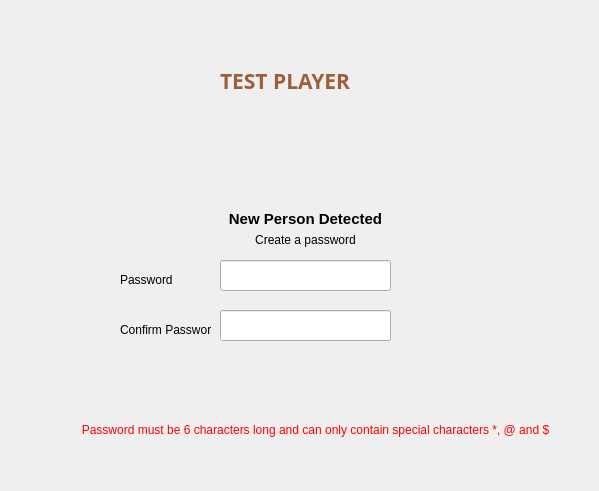
<?xml version="1.0" encoding="UTF-8"?>
<ui version="4.0">
 <class>Form</class>
 <widget class="QWidget" name="Form">
  <property name="geometry">
   <rect>
    <x>0</x>
    <y>0</y>
    <width>599</width>
    <height>491</height>
   </rect>
  </property>
  <property name="windowTitle">
   <string>Form</string>
  </property>
  <widget class="QLineEdit" name="pass_ent">
   <property name="geometry">
    <rect>
     <x>220</x>
     <y>260</y>
     <width>171</width>
     <height>31</height>
    </rect>
   </property>
   <property name="echoMode">
    <enum>QLineEdit::Password</enum>
   </property>
  </widget>
  <widget class="QLabel" name="label_4">
   <property name="geometry">
    <rect>
     <x>120</x>
     <y>270</y>
     <width>71</width>
     <height>20</height>
    </rect>
   </property>
   <property name="text">
    <string>Password</string>
   </property>
   <property name="alignment">
    <set>Qt::AlignLeading|Qt::AlignLeft|Qt::AlignVCenter</set>
   </property>
  </widget>
  <widget class="QLabel" name="label">
   <property name="geometry">
    <rect>
     <x>220</x>
     <y>66</y>
     <width>171</width>
     <height>30</height>
    </rect>
   </property>
   <property name="font">
    <font>
     <family>Imprint MT Shadow</family>
     <pointsize>16</pointsize>
     <weight>75</weight>
     <italic>false</italic>
     <bold>true</bold>
     <underline>false</underline>
    </font>
   </property>
   <property name="styleSheet">
    <string notr="true">color: rgb(156, 95, 60);


</string>
   </property>
   <property name="text">
    <string>TEST PLAYER</string>
   </property>
  </widget>
  <widget class="QLabel" name="label_6">
   <property name="geometry">
    <rect>
     <x>0</x>
     <y>0</y>
     <width>71</width>
     <height>71</height>
    </rect>
   </property>
   <property name="maximumSize">
    <size>
     <width>71</width>
     <height>71</height>
    </size>
   </property>
   <property name="styleSheet">
    <string notr="true"/>
   </property>
   <property name="text">
    <string/>
   </property>
   <property name="pixmap">
    <pixmap>../bin/images/logo.jpg</pixmap>
   </property>
   <property name="scaledContents">
    <bool>true</bool>
   </property>
  </widget>
  <widget class="QLabel" name="label_7">
   <property name="geometry">
    <rect>
     <x>220</x>
     <y>230</y>
     <width>171</width>
     <height>20</height>
    </rect>
   </property>
   <property name="font">
    <font>
     <pointsize>9</pointsize>
    </font>
   </property>
   <property name="text">
    <string>Create a password</string>
   </property>
   <property name="alignment">
    <set>Qt::AlignCenter</set>
   </property>
  </widget>
  <widget class="QLabel" name="label_5">
   <property name="geometry">
    <rect>
     <x>220</x>
     <y>209</y>
     <width>171</width>
     <height>20</height>
    </rect>
   </property>
   <property name="font">
    <font>
     <pointsize>11</pointsize>
     <weight>75</weight>
     <bold>true</bold>
    </font>
   </property>
   <property name="text">
    <string>New Person Detected</string>
   </property>
   <property name="alignment">
    <set>Qt::AlignCenter</set>
   </property>
  </widget>
  <widget class="QLabel" name="label_8">
   <property name="geometry">
    <rect>
     <x>50</x>
     <y>420</y>
     <width>531</width>
     <height>20</height>
    </rect>
   </property>
   <property name="font">
    <font>
     <pointsize>9</pointsize>
    </font>
   </property>
   <property name="styleSheet">
    <string notr="true">color: rgb(255, 0, 0);</string>
   </property>
   <property name="text">
    <string>Password must be 6 characters long and can only contain special characters *, @ and $</string>
   </property>
   <property name="alignment">
    <set>Qt::AlignCenter</set>
   </property>
  </widget>
  <widget class="QPushButton" name="login_btn">
   <property name="geometry">
    <rect>
     <x>410</x>
     <y>280</y>
     <width>101</width>
     <height>41</height>
    </rect>
   </property>
   <property name="cursor">
    <cursorShape>PointingHandCursor</cursorShape>
   </property>
   <property name="styleSheet">
    <string notr="true">image: url(../bin/login.jpeg);
border-color: rgb(0, 85, 255,0);
border-style:outset;
border-width:2px;
border-radius:10px;</string>
   </property>
   <property name="text">
    <string/>
   </property>
   <property name="icon">
    <iconset>
     <normaloff>../bin/login.jpeg</normaloff>../bin/login.jpeg</iconset>
   </property>
   <property name="iconSize">
    <size>
     <width>100</width>
     <height>100</height>
    </size>
   </property>
  </widget>
  <widget class="QLineEdit" name="pass_ent2">
   <property name="geometry">
    <rect>
     <x>220</x>
     <y>310</y>
     <width>171</width>
     <height>31</height>
    </rect>
   </property>
   <property name="echoMode">
    <enum>QLineEdit::Password</enum>
   </property>
  </widget>
  <widget class="QLabel" name="label_3">
   <property name="geometry">
    <rect>
     <x>120</x>
     <y>320</y>
     <width>91</width>
     <height>20</height>
    </rect>
   </property>
   <property name="text">
    <string>Confirm Password</string>
   </property>
  </widget>
  <widget class="QLabel" name="label_9">
   <property name="geometry">
    <rect>
     <x>250</x>
     <y>100</y>
     <width>101</width>
     <height>101</height>
    </rect>
   </property>
   <property name="maximumSize">
    <size>
     <width>101</width>
     <height>101</height>
    </size>
   </property>
   <property name="styleSheet">
    <string notr="true"/>
   </property>
   <property name="text">
    <string/>
   </property>
   <property name="pixmap">
    <pixmap>../bin/user-icon5.png</pixmap>
   </property>
   <property name="scaledContents">
    <bool>true</bool>
   </property>
  </widget>
 </widget>
 <resources/>
 <connections/>
</ui>
